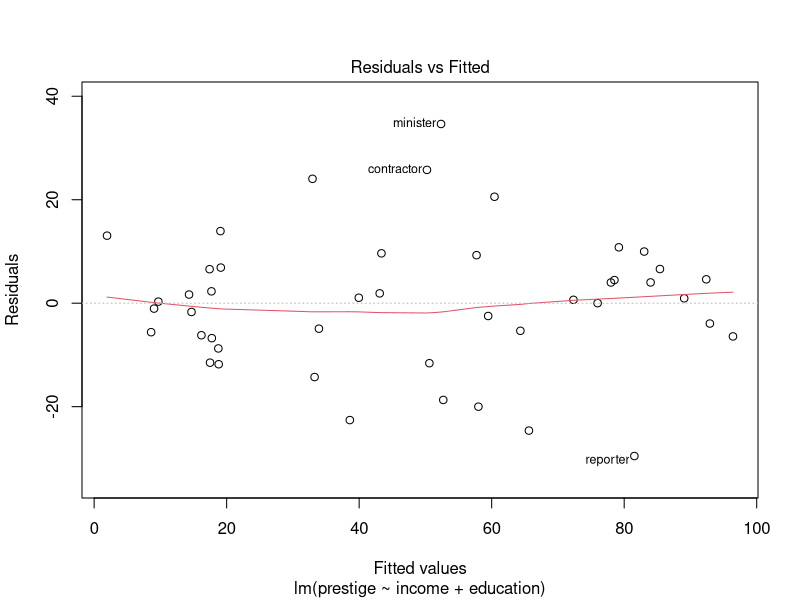
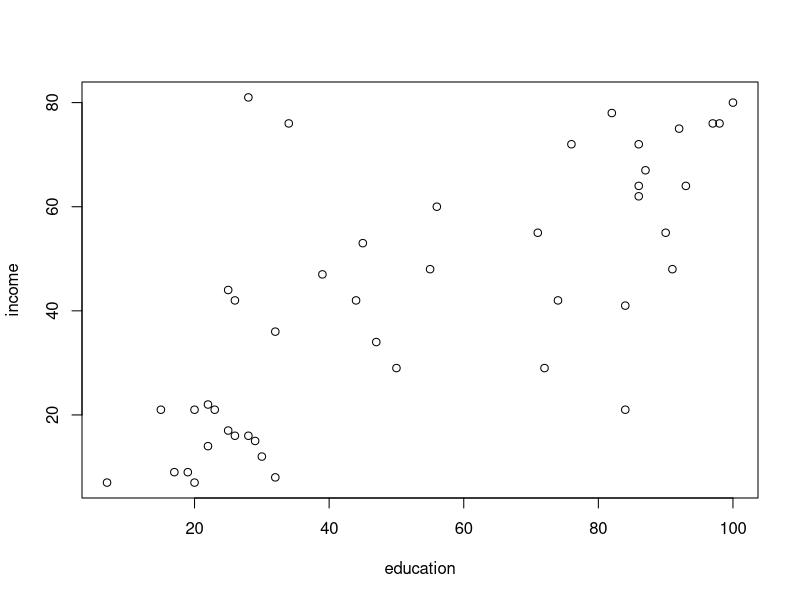
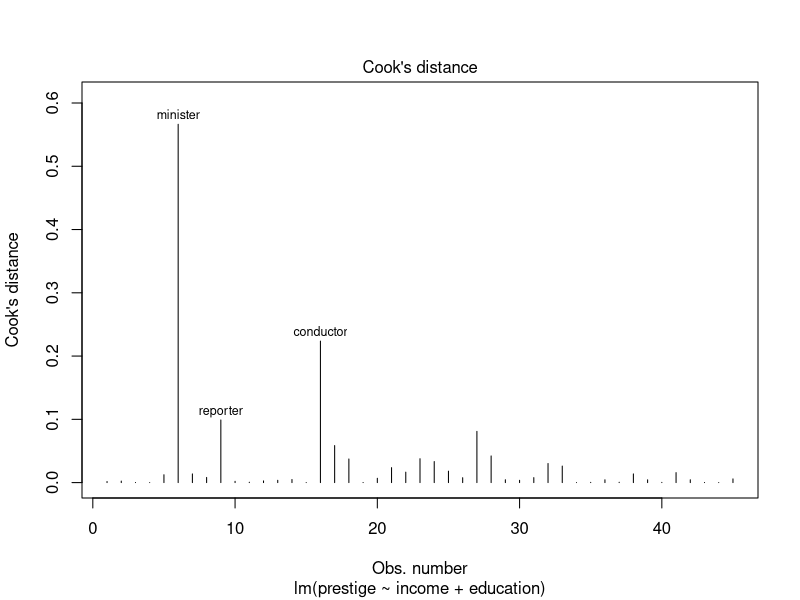
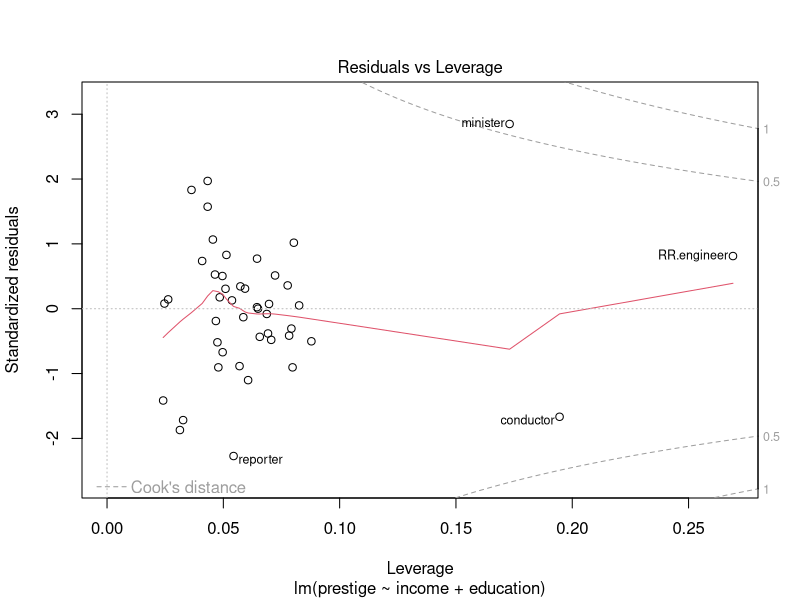

Here is the R script that generated these plots, in order:
## ---- chunk 1
require(knitr)
pdf_doc <- knitr::is_latex_output()
if (pdf_doc) {opts_chunk$set(echo=FALSE, fig.align="center", out.width="60%")} else {opts_chunk$set(echo=TRUE)}
## ---- chunk 2
library(carData)
data(Duncan)
## ---- chunk 3
dc.model <- lm(prestige ~ income + education, data = Duncan)
plot(dc.model, 1)
## ---- chunk 4
# 
# 
ind <- order(hatvalues(dc.model), decreasing=TRUE)[1:3]
row.names(Duncan[ind,])
## ---- chunk 5
plot(income ~ education, data=Duncan)
# Label 3 observations with highest leverages

## ---- chunk 6
plot(dc.model, 4)
## ---- chunk 7
plot(dc.model, which=5, id.n=4)
